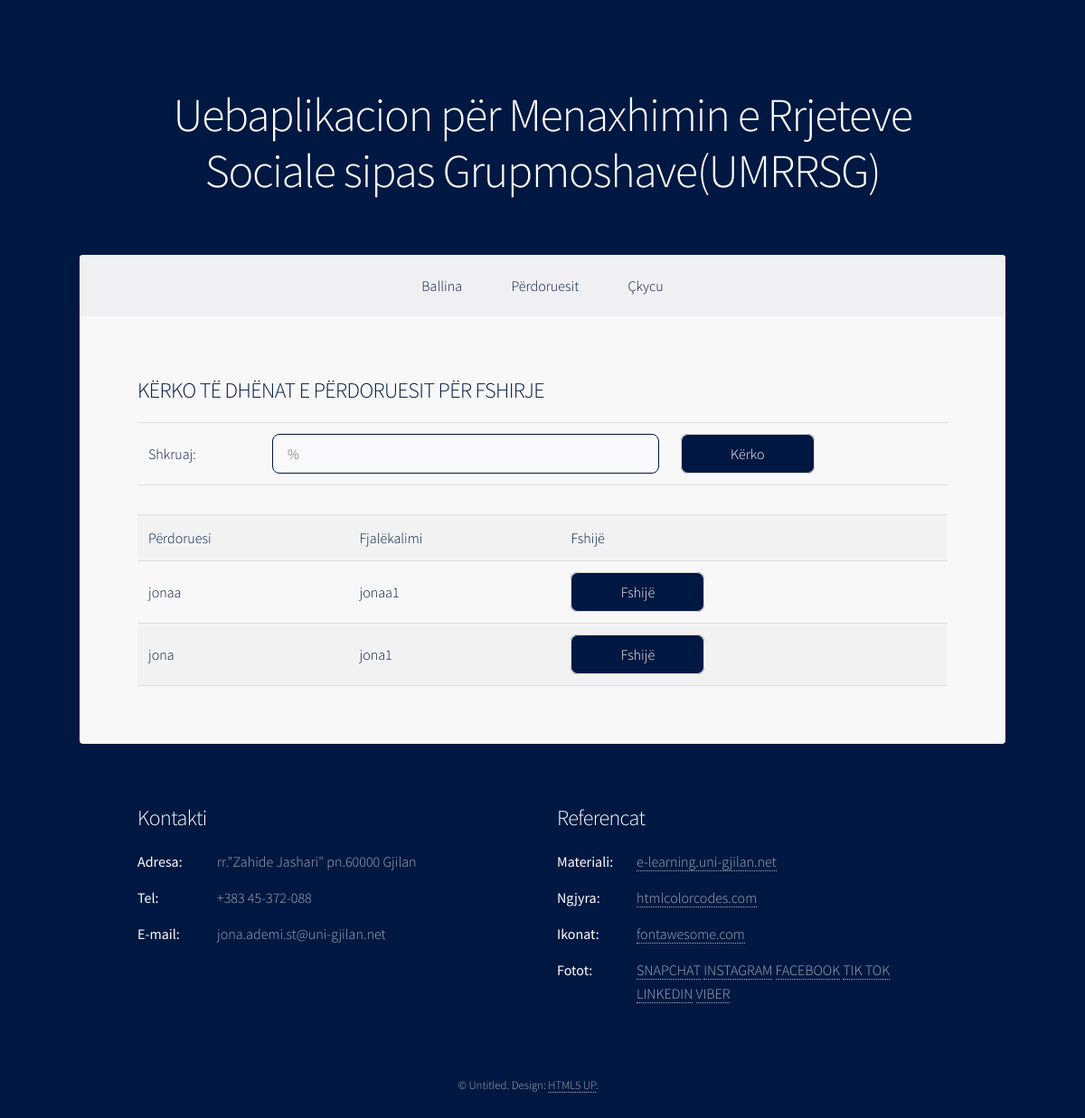
Screenshot of /ModuliAdministratorit/fshije_perdorues.php?perdoruesi=jona (signed in) with the database file from the repository.
### tables this page shows
CREATE TABLE `tedhenat` (
  `ID_eDhena` int(11) NOT NULL,
  `Titulli` varchar(50) NOT NULL,
  `Pershkrimi` varchar(1500) NOT NULL,
  `File` varchar(255) NOT NULL,
  `PamjaeFaqes` varchar(50) NOT NULL
);

CREATE TABLE `perdoruesit_umrrsg` (
  `id_perdoruesi_umrrsg` int(11) NOT NULL,
  `perdoruesi_umrrsg` varchar(255) NOT NULL,
  `fjalekalimi_umrrsg` varchar(255) NOT NULL
);

### ModuliAdministratorit/fshije_perdorues.php (the view, shortened to what this page needs)
<?php
include_once("konfig.php");
?>
<!DOCTYPE HTML>
<html>
	<head>
		<link rel="stylesheet" href="assets/css/main.css" />
	</head>
	<body class="is-preload">
			<div id="wrapper">
					<?php include_once("header.php"); ?>
					<?php include_once("meny.php"); ?>
					<div id="main">
							<section id="intro" class="main">
								<form method="post" action="#">	<table>
	                            <tr>
	                            <h2>KËRKO TË DHËNAT E PËRDORUESIT PËR FSHIRJE</h2>
								</tr>
	                            <tr>
								<td>Shkruaj:</td>
	                            <td><input type="text" name="perdoruesi" id="demo-name" value="%" placeholder="Përdoruesi" />
                                </td>
                                <td> <input type="submit" value="Kërko" /></td>
                                </tr>
								</table></form><div class="table-wrapper">
								<table>
								<tbody>
								<tr>
									<td>Përdoruesi</td>
									<td>Fjalëkalimi</td>
									<td>Fshijë</td>
								</tr>
<?php
if (!empty($_REQUEST['perdoruesi'])) {
$perdoruesi = mysqli_real_escape_string
($konektimi,$_REQUEST['perdoruesi']);
$sql = mysqli_query($konektimi,
"SELECT * FROM perdoruesit_umrrsg
WHERE perdoruesi_umrrsg LIKE '%".$perdoruesi."%'
ORDER BY id_perdoruesi_umrrsg DESC");
while($row = mysqli_fetch_array($sql)) {
		echo "<tr>";
		echo "<td>".$row['perdoruesi_umrrsg']."</td>";
		echo "<td>".$row['fjalekalimi_umrrsg']."</td>";
		echo "<td><a href=\"fshije.php?id_perdoruesi_umrrsg=$row[id_perdoruesi_umrrsg]\" onClick=\"return confirm('A jeni te sigurt se deshironi te fshini perdoruesin?')\" class='button' class='button primary'>Fshijë</a>
		</td></tr>";
	}
}
?>
							</tbody></table></div>
							</section></div>
					<?php include_once("footer.php"); ?>
			</div>
	</body>
</html>

### ModuliAdministratorit/header.php (shortened to what this page needs)
<header id="header" class="alt">
				<?php
            $rezultati = mysqli_query($konektimi, "SELECT * FROM tedhenat WHERE PamjaeFaqes='Header'");
            while ($row = mysqli_fetch_assoc($rezultati)) {
              extract($row);
            ?>
					<h1><?php echo $Pershkrimi ?></h1>
		<?php } ?>
		</header>

### ModuliAdministratorit/meny.php (shortened to what this page needs)
<?php
            $rezultati = mysqli_query($konektimi, "SELECT * FROM tedhenat WHERE PamjaeFaqes='MenyAdmin'");
            while ($row = mysqli_fetch_assoc($rezultati)) {
              extract($row);
			  	 echo $Pershkrimi;
			}
            ?>

### ModuliAdministratorit/footer.php (shortened to what this page needs)
<footer id="footer">
					<?php
            $rezultati = mysqli_query($konektimi, "SELECT * FROM tedhenat WHERE PamjaeFaqes='Footer_Kontakti'");
            while ($row = mysqli_fetch_assoc($rezultati)) {
              extract($row);
            ?>
						<section>
							<h2><?php echo $Titulli ?></h2>
							<?php echo $Pershkrimi; ?>
						</section>
			<?php } ?>
									<?php
            $rezultati = mysqli_query($konektimi, "SELECT * FROM tedhenat WHERE PamjaeFaqes='Footer_Referencat'");
            while ($row = mysqli_fetch_assoc($rezultati)) {
              extract($row);
            ?>
				          <section>
							<h2><?php echo $Titulli ?></h2>
							<?php echo $Pershkrimi; ?>
						</section>
			<?php } ?>
												<?php
            $rezultati = mysqli_query($konektimi, "SELECT * FROM tedhenat WHERE PamjaeFaqes='Footer_TeDrejtatAutoriale'");
            while ($row = mysqli_fetch_assoc($rezultati)) {
              extract($row);
            ?>
							<?php echo $Pershkrimi; ?>
			<?php } ?>
			</footer>

### rows the page displays
tedhenat: Pershkrimi "Uebaplikacion për Menaxhimin e Rrjeteve Sociale sipas Grupmoshave(UMRRSG)"
tedhenat: Pershkrimi "Ballina Përdoruesit Çkycu"
perdoruesit_umrrsg: perdoruesi_umrrsg "jonaa", fjalekalimi_umrrsg "jonaa1"
perdoruesit_umrrsg: perdoruesi_umrrsg "jona", fjalekalimi_umrrsg "jona1"
tedhenat: Titulli "Kontakti", Pershkrimi "Adresa: rr.\"Zahide Jashari\" pn.60000 Gjilan Tel: +383 45-372-088 E-mail: jona.ademi.st@uni-gjilan.net"
tedhenat: Titulli "Referencat", Pershkrimi "Materiali: e-learning.uni-gjilan.net Ngjyra: htmlcolorcodes.com Ikonat: fontawesome.com Fotot: SNAPCHAT INSTAGRAM FACEBOOK TIK TOK LINKEDIN VIBER"
tedhenat: Pershkrimi "© Untitled. Design: HTML5 UP ."
